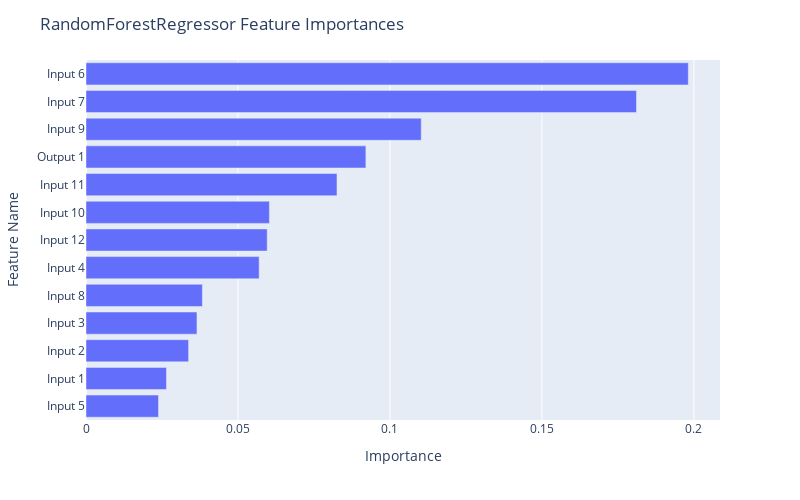

Source (notebook cell):
### Code cell
fig = px.bar(df_rf, x="Importance", y="Feature Name")

fig.update_layout(
    autosize=False,
    width=800,
    height=500,
    title_text=f"RandomForestRegressor Feature Importances",
    yaxis={'categoryorder':'total ascending'}
)

fig.show()

### Figure 1 — Plotly figure (JSON) as saved in the notebook; plotly's stock layout.template omitted (floating-point values rounded to 4 significant figures)
{"data": [{"alignmentgroup": "True", "hovertemplate": "Importance=%{x}<br>Feature Name=%{y}<extra></extra>", "legendgroup": "", "marker": {"color": "#636efa", "pattern": {"shape": ""}}, "name": "", "offsetgroup": "", "orientation": "h", "showlegend": false, "textposition": "auto", "type": "bar", "x": [0.1982, 0.1811, 0.1103, 0.09208, 0.08257, 0.06034, 0.05962, 0.05696, 0.03829, 0.03651, 0.03375, 0.02647, 0.02386], "xaxis": "x", "y": ["Input 6", "Input 7", "Input 9", "Output 1", "Input 11", "Input 10", "Input 12", "Input 4", "Input 8", "Input 3", "Input 2", "Input 1", "Input 5"], "yaxis": "y"}], "layout": {"autosize": false, "barmode": "relative", "height": 500, "legend": {"tracegroupgap": 0}, "margin": {"t": 60}, "title": {"text": "RandomForestRegressor Feature Importances"}, "width": 800, "xaxis": {"anchor": "y", "autorange": true, "domain": [0, 1], "range": [0, 0.2086], "title": {"text": "Importance"}, "type": "linear"}, "yaxis": {"anchor": "x", "autorange": true, "categoryorder": "total ascending", "domain": [0, 1], "range": [-0.5, 12.5], "title": {"text": "Feature Name"}, "type": "category"}}}
